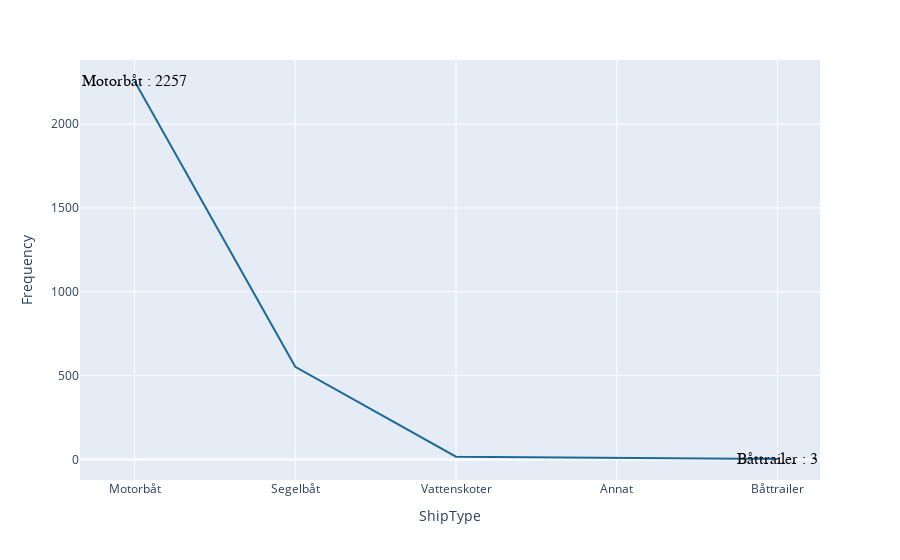

Here is the notebook cell this chart was saved with:
### Code cell
line_figure(create_Subdata(events,ADITIONAL_TYPES[0]),ADITIONAL_TYPES[0],1,1)

### Figure 1 — Plotly figure (JSON) as saved in the notebook; plotly's stock layout.template omitted (floating-point values rounded to 4 significant figures)
{"data": [{"hovertemplate": "ShipType=%{x}<br>Frequency=%{y}<extra></extra>", "legendgroup": "", "line": {"color": "rgb(29, 105, 150)", "dash": "solid"}, "marker": {"symbol": "circle"}, "mode": "lines", "name": "", "orientation": "v", "showlegend": false, "type": "scatter", "x": ["Motorbåt", "Segelbåt", "Vattenskoter", "Annat", "Båttrailer"], "xaxis": "x", "y": [2257, 553, 17, 12, 3], "yaxis": "y"}], "layout": {"annotations": [{"font": {"color": "black", "family": "Courier New, monospace", "size": 16}, "showarrow": false, "text": "Båttrailer : 3", "x": "Båttrailer", "xref": "x", "y": 3, "yref": "y"}, {"font": {"color": "black", "family": "Courier New, monospace", "size": 16}, "showarrow": false, "text": "Motorbåt : 2257", "x": "Motorbåt", "xref": "x", "y": 2257, "yref": "y"}], "legend": {"tracegroupgap": 0}, "margin": {"t": 60}, "xaxis": {"anchor": "y", "domain": [0, 1], "title": {"text": "ShipType"}}, "yaxis": {"anchor": "x", "domain": [0, 1], "title": {"text": "Frequency"}}}}
